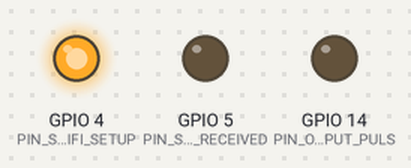
Simulated run of this sketch. Board: ESP8266 (NodeMCU). On the bench: output pins drawn as LEDs (lit = HIGH). WiFi joins after 1.5 s; servers stay silent unless stated; what the sketch prints to the serial monitor is not drawn.

Above: at 0.1 s.
At 1.6 s:
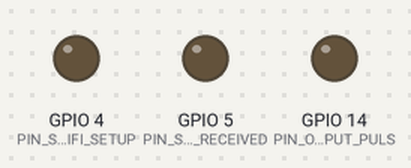
Timing chart, 0 to 3.1 s (numbered marks = the images above):
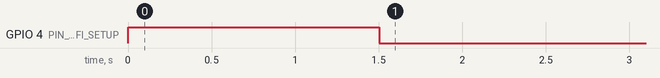

The sketch:

Arduino_ESP8266_UDP_RECEIVE_AWAKE.ino
```cpp
/*
 * Meant to be flashed onto an ESP8266 and be conectetd to the same network as the test Pi (via WIFI).
 * Also PIN 14 / D5 should be connected to the Pi.
 */

#include <ESP8266WiFi.h>
#include <WiFiUdp.h>

// Set WiFi credentials
#define WIFI_SSID "WIFI"
#define WIFI_PASS "password1234567890"

//remote
#define UDP_PORT 6666

#define PIN_OUTPUT_PULS 14 //D5
//#define PIN_OUTPUT_PULS LED_BUILTIN

#define PIN_SHOW_WIFI_SETUP 4 //D2 -> ppk2 D0
#define PIN_SHOW_RECEIVED 5   //D1 -> ppk2 D1

WiFiUDP Udp;
char packet[4];
String goal = "Hi";

void setup() {
  pinMode(PIN_OUTPUT_PULS, OUTPUT);
  pinMode(PIN_SHOW_WIFI_SETUP, OUTPUT);
  pinMode(PIN_SHOW_RECEIVED, OUTPUT);
  digitalWrite(PIN_OUTPUT_PULS, LOW);
  digitalWrite(PIN_SHOW_WIFI_SETUP, LOW);
  digitalWrite(PIN_SHOW_RECEIVED, LOW);

  // Setup serial port
  Serial.begin(115200);
  Serial.println();

  // Begin WiFi
  digitalWrite(PIN_SHOW_WIFI_SETUP, HIGH);
  WiFi.begin(WIFI_SSID, WIFI_PASS);

  // Connecting to WiFi...
  Serial.print("Connecting to ");
  Serial.print(WIFI_SSID);
  // Loop continuously while WiFi is not connected
  int count = 0;
  while (WiFi.status() != WL_CONNECTED)
  {
    count++;
    if(count >= 32  ){
      WiFi.begin(WIFI_SSID, WIFI_PASS);
      count = 0;
    }
    delay(500);
    Serial.print(".");
  }
  // Connected to WiFi
  Serial.println();
  Serial.print("Connected! IP address: ");
  Serial.println(WiFi.localIP());
  digitalWrite(PIN_SHOW_WIFI_SETUP, LOW);


  Udp.begin(UDP_PORT);

}

void loop() {
  // If packet received...
  int packetSize = Udp.parsePacket();
  if (packetSize) {
    digitalWrite(PIN_SHOW_RECEIVED, HIGH);
    int len = Udp.read(packet, 4);
    if (len > 0)
    {
      packet[len] = '\0';
    }
    if(String(packet).equals(goal)){
      digitalWrite(PIN_OUTPUT_PULS, HIGH);
      Serial.println("right message");
      delay(250);
      digitalWrite(PIN_OUTPUT_PULS, LOW);
    }
    else{
      Serial.println("wrong message");
    }
    Serial.println(packet);
    for(int i = 0; i <= len; i++){
      packet[i] = 0;
    }
    digitalWrite(PIN_SHOW_RECEIVED, LOW);
  }
}
```
